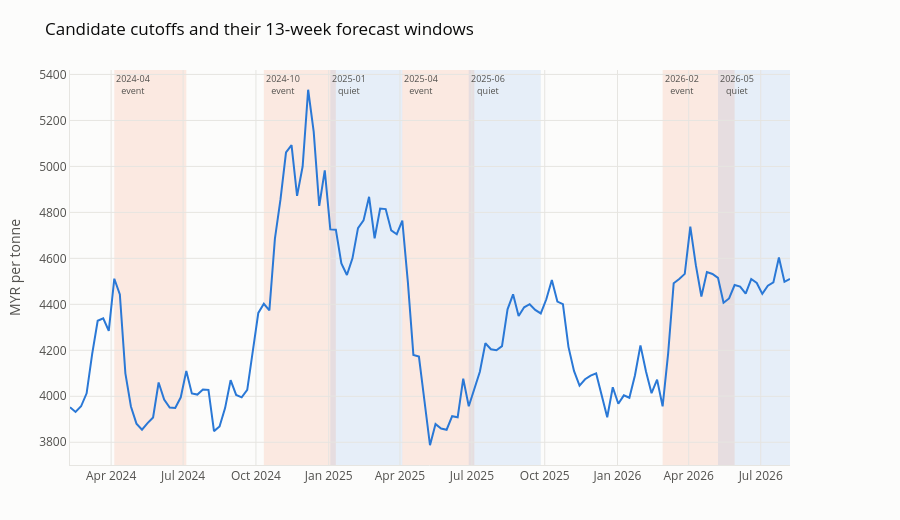

Notebook cell for this chart:
### Markdown cell above
---
## 6. Visual check

The chart is the audit. If an orange band looks flat, or a blue band contains a cliff,
the label is wrong and the cutoff should be swapped.

### Code cell
plot_cutoff_windows(
    svc.get_series(MPOB_WEEKLY_SERIES_ID, as_of=as_of),
    cutoffs=DEFAULT_CUTOFFS,
    horizons=13,
)

### Figure 1 — Plotly figure (JSON) as saved in the notebook; plotly's stock layout.template omitted (floating-point values rounded to 4 significant figures; data arrays with more than 128 entries replaced by an {"elided": "..."} marker saying what was removed)
{"data": [{"hovertemplate": "%{x|%d %b %Y}<br><b>RM%{y:,.0f}</b>/tonne<extra></extra>", "line": {"color": "#2a78d6", "width": 2}, "mode": "lines", "name": "Palm oil", "type": "scatter", "x": {"elided": "131 str values"}, "y": {"elided": "131 float values"}}], "layout": {"annotations": [{"font": {"size": 9}, "showarrow": false, "text": "2024-04<br>event", "x": "2024-04-05T00:00:00", "xanchor": "left", "xref": "x", "y": 1, "yanchor": "top", "yref": "y domain"}, {"font": {"size": 9}, "showarrow": false, "text": "2024-10<br>event", "x": "2024-10-11T00:00:00", "xanchor": "left", "xref": "x", "y": 1, "yanchor": "top", "yref": "y domain"}, {"font": {"size": 9}, "showarrow": false, "text": "2025-04<br>event", "x": "2025-04-04T00:00:00", "xanchor": "left", "xref": "x", "y": 1, "yanchor": "top", "yref": "y domain"}, {"font": {"size": 9}, "showarrow": false, "text": "2026-02<br>event", "x": "2026-02-27T00:00:00", "xanchor": "left", "xref": "x", "y": 1, "yanchor": "top", "yref": "y domain"}, {"font": {"size": 9}, "showarrow": false, "text": "2025-01<br>quiet", "x": "2025-01-03T00:00:00", "xanchor": "left", "xref": "x", "y": 1, "yanchor": "top", "yref": "y domain"}, {"font": {"size": 9}, "showarrow": false, "text": "2025-06<br>quiet", "x": "2025-06-27T00:00:00", "xanchor": "left", "xref": "x", "y": 1, "yanchor": "top", "yref": "y domain"}, {"font": {"size": 9}, "showarrow": false, "text": "2026-05<br>quiet", "x": "2026-05-08T00:00:00", "xanchor": "left", "xref": "x", "y": 1, "yanchor": "top", "yref": "y domain"}], "font": {"color": "#52514e", "size": 12}, "height": 520, "hovermode": "x unified", "legend": {"orientation": "h", "x": 0, "xanchor": "left", "y": 1.02, "yanchor": "bottom"}, "margin": {"b": 55, "l": 70, "r": 110, "t": 70}, "paper_bgcolor": "#fcfcfb", "plot_bgcolor": "#fcfcfb", "shapes": [{"fillcolor": "rgba(235, 104, 52, 0.13)", "layer": "below", "line": {"width": 0}, "type": "rect", "x0": "2024-04-05T00:00:00", "x1": "2024-07-05T00:00:00", "xref": "x", "y0": 0, "y1": 1, "yref": "y domain"}, {"fillcolor": "rgba(235, 104, 52, 0.13)", "layer": "below", "line": {"width": 0}, "type": "rect", "x0": "2024-10-11T00:00:00", "x1": "2025-01-10T00:00:00", "xref": "x", "y0": 0, "y1": 1, "yref": "y domain"}, {"fillcolor": "rgba(235, 104, 52, 0.13)", "layer": "below", "line": {"width": 0}, "type": "rect", "x0": "2025-04-04T00:00:00", "x1": "2025-07-04T00:00:00", "xref": "x", "y0": 0, "y1": 1, "yref": "y domain"}, {"fillcolor": "rgba(235, 104, 52, 0.13)", "layer": "below", "line": {"width": 0}, "type": "rect", "x0": "2026-02-27T00:00:00", "x1": "2026-05-29T00:00:00", "xref": "x", "y0": 0, "y1": 1, "yref": "y domain"}, {"fillcolor": "rgba(42, 120, 214, 0.10)", "layer": "below", "line": {"width": 0}, "type": "rect", "x0": "2025-01-03T00:00:00", "x1": "2025-04-04T00:00:00", "xref": "x", "y0": 0, "y1": 1, "yref": "y domain"}, {"fillcolor": "rgba(42, 120, 214, 0.10)", "layer": "below", "line": {"width": 0}, "type": "rect", "x0": "2025-06-27T00:00:00", "x1": "2025-09-26T00:00:00", "xref": "x", "y0": 0, "y1": 1, "yref": "y domain"}, {"fillcolor": "rgba(42, 120, 214, 0.10)", "layer": "below", "line": {"width": 0}, "type": "rect", "x0": "2026-05-08T00:00:00", "x1": "2026-08-07T00:00:00", "xref": "x", "y0": 0, "y1": 1, "yref": "y domain"}], "title": {"font": {"color": "#0b0b0b", "size": 17}, "text": "Candidate cutoffs and their 13-week forecast windows"}, "xaxis": {"gridcolor": "#e6e5e1", "linecolor": "#e6e5e1", "showspikes": false, "zeroline": false}, "yaxis": {"gridcolor": "#e6e5e1", "linecolor": "#e6e5e1", "showspikes": false, "title": {"text": "MYR per tonne"}, "zeroline": false}}}
